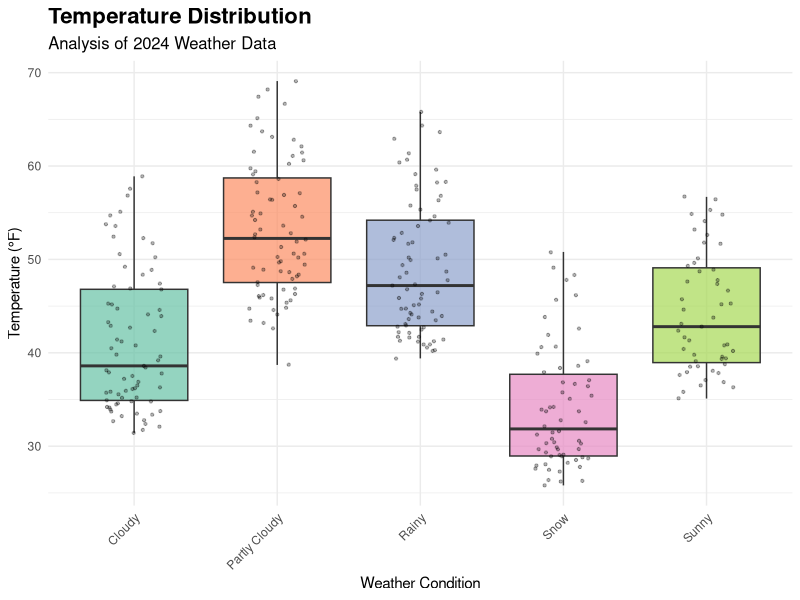

Write R code to recreate this figure.
## ---- chunk 1
library(ggplot2)
library(dplyr)
library(readr)
## ---- chunk 2
# Load the weather data
weather_data <- read_csv("weather.csv")
## ---- chunk 3
#| label: data-transformation

# Create new variables for analysis
weather_analysis <- weather_data |>
  mutate(
    # Convert date to proper date format
    date = as.Date(date),

    # Create temperature categories
    temp_category = case_when(
      temperature_f < 35 ~ "Cold",
      temperature_f >= 35 & temperature_f < 55 ~ "Cool",
      temperature_f >= 55 ~ "Warm",
      TRUE ~ NA_character_
    ),

    # Create season variable based on month
    month = format(date, "%m"),
    season = case_when(
      month %in% c("12", "01", "02") ~ "Winter",
      month %in% c("03", "04", "05") ~ "Spring",
      month %in% c("06", "07", "08") ~ "Summer",
      month %in% c("09", "10", "11") ~ "Fall",
      TRUE ~ NA_character_
    ),

    # Create high humidity indicator
    high_humidity = ifelse(humidity_pct > 75, "High", "Normal"),

    # Create precipitation category
    precip_category = case_when(
      precipitation_in == 0 ~ "None",
      precipitation_in > 0 & precipitation_in <= 0.25 ~ "Light",
      precipitation_in > 0.25 & precipitation_in <= 0.75 ~ "Moderate",
      precipitation_in > 0.75 ~ "Heavy",
      TRUE ~ NA_character_
    )
  )

# Summary of new variables
summary(weather_analysis[c("temp_category", "season", "high_humidity", "precip_category")])
## ---- chunk 4
#| label: visualization

# Create a ggplot showing temperature distribution by weather condition
weather_plot <- weather_analysis |>
  filter(!is.na(temperature_f) & !is.na(weather_condition)) |>
  ggplot(aes(x = weather_condition, y = temperature_f, fill = weather_condition)) +
  geom_boxplot(alpha = 0.7) +
  geom_jitter(width = 0.2, alpha = 0.3, size = 0.8) +
  labs(
    title = "Temperature Distribution",
    subtitle = "Analysis of 2024 Weather Data",
    x = "Weather Condition",
    y = "Temperature (°F)",
    fill = "Weather Condition"
  ) +
  theme_minimal() +
  theme(
    plot.title = element_text(size = 16, face = "bold"),
    plot.subtitle = element_text(size = 12),
    axis.text.x = element_text(angle = 45, hjust = 1),
    legend.position = "none"
  ) +
  scale_fill_brewer(type = "qual", palette = "Set2")

# Display the plot
weather_plot
## ---- chunk 5
#| label: save-results

# Create summary statistics by weather condition
weather_summary <- weather_analysis |>
  filter(!is.na(temperature_f) & !is.na(weather_condition)) |>
  group_by(weather_condition) |>
  summarise(
    count = n(),
    avg_temp = round(mean(temperature_f, na.rm = TRUE), 1),
    avg_humidity = round(mean(humidity_pct, na.rm = TRUE), 1),
    avg_wind_speed = round(mean(wind_speed_mph, na.rm = TRUE), 1),
    total_precipitation = round(sum(precipitation_in, na.rm = TRUE), 2),
    .groups = "drop"
  ) |>
  arrange(desc(avg_temp))

# Display the summary
print(weather_summary)

# Save the summary to a CSV file in the working directory
write_csv(weather_summary, "weather_summary.csv")

# Also save the enhanced dataset with new variables
write_csv(weather_analysis, "weather_analysis_enhanced.csv")

cat("Files saved successfully:\n")
cat("- weather_summary.csv: Summary statistics by weather condition\n")
cat("- weather_analysis_enhanced.csv: Original data with new variables\n")
